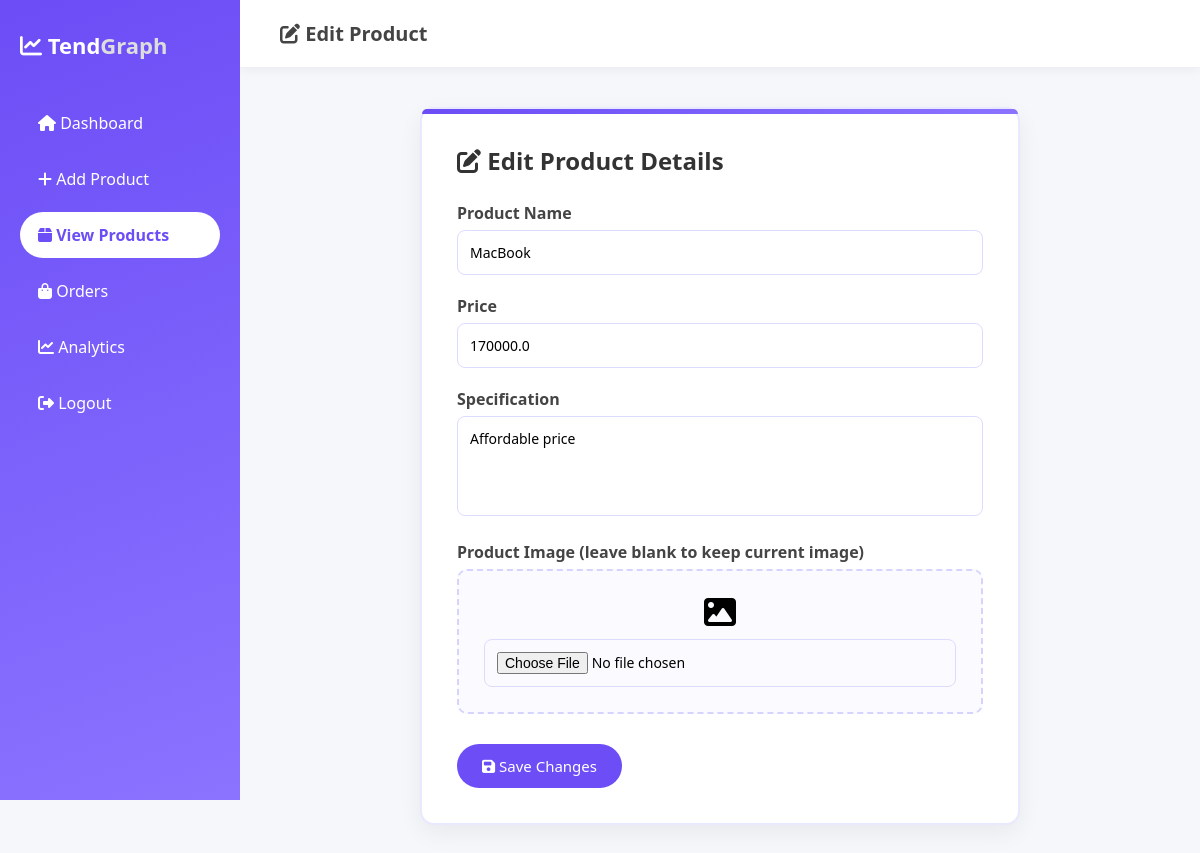
/edit_product/2 (signed in), run on the app's committed database.
### tables this page shows
CREATE TABLE `products` (
  `id` INTEGER PRIMARY KEY AUTOINCREMENT,
  `seller_id` INTEGER DEFAULT NULL,
  `name` varchar(200) default NULL,
  `price` float default NULL,
  `specification` text,
  `image` varchar(200) default NULL,
  `created_at` timestamp NOT NULL default CURRENT_TIMESTAMP
);

### modules/seller.py (the view, shortened to what this page needs)
@seller_bp.route("/edit_product/<id>", methods=["GET", "POST"])
def edit_product(id):
    if "seller" not in session:
        return redirect("/seller_login")
    conn=get_db()
    cur=conn.cursor()
    cur.execute("SELECT * FROM products WHERE id=? AND seller_id=?", (id, session["seller"]))
    product=cur.fetchone()
    if not product:
        return redirect("/view_products")
    return render_template("edit_product.html", product=product)

### modules/utils.py (called while the page is built)
def dict_factory(cursor, row):
    d = {}
    for idx, col in enumerate(cursor.description):
        d[col[0]] = row[idx]
    return d

def get_db():
    conn=sqlite3.connect("purchasing_tendency.db", check_same_thread=False)
    conn.row_factory = dict_factory
    return conn

### templates/edit_product.html (shortened to what this page needs)
<!DOCTYPE html>
<html>
<head>
<link rel="stylesheet" href="https://cdnjs.cloudflare.com/ajax/libs/font-awesome/6.5.0/css/all.min.css">
</head>
<body>
<div class="sidebar">
<div class="logo">
<i class="fa fa-chart-line"></i> Tend<span>Graph</span>
</div>
<a href="/seller_dashboard">
<i class="fa fa-home"></i> Dashboard
</a>
<a href="/add_product">
<i class="fa fa-plus"></i> Add Product
</a>
<a href="/view_products" class="active">
<i class="fa fa-box"></i> View Products
</a>
<a href="/seller_orders">
<i class="fa fa-shopping-bag"></i> Orders
</a>
<a href="/seller_analytics">
<i class="fa fa-chart-line"></i> Analytics
</a>
<a href="/logout">
<i class="fa fa-sign-out-alt"></i> Logout
</a>
</div>
<div class="main">
<div class="topbar">
<h3>
<i class="fa fa-edit"></i> Edit Product
</h3>
</div>
<div class="content">
<div class="form-card">
<h2><i class="fa fa-edit"></i> Edit Product Details</h2>
<form method="post" enctype="multipart/form-data">
<div class="input-group">
<label>Product Name</label>
<input type="text" name="name" value="{{product.name}}" placeholder="Enter product name">
</div>
<div class="input-group">
<label>Price</label>
<input type="text" name="price" value="{{product.price}}" placeholder="Enter product price">
</div>
<div class="input-group">
<label>Specification</label>
<textarea name="specification" placeholder="Enter product specification">{{product.specification}}</textarea>
</div>
<div class="input-group">
<label>Product Image (leave blank to keep current image)</label>
<div class="upload-box">
<i class="fa fa-image fa-2x"></i>
<br>
<input type="file" name="image">
</div>
</div>
<button class="submit-btn">
<i class="fa fa-save"></i> Save Changes
</button>
</form>
</div>
</div>
</div>
</body>
</html>

### templates/edit_product.html (style rules this page uses)
* { margin:0; padding:0; box-sizing:border-box; font-family:Segoe UI,sans-serif; }
body { background:#f6f7fb; display:flex; }
.sidebar { width:240px; height:100vh; background:linear-gradient(160deg,#6c4df6,#8b73ff); padding:30px 20px; position:fixed; }
.sidebar .logo { color:white; font-size:22px; font-weight:bold; margin-bottom:40px; }
.sidebar .logo span { color:#ddd; }
.sidebar a { display:block; padding:12px 18px; margin-bottom:10px; color:white; text-decoration:none; border-radius:30px; font-weight:500; transition:0.3s; }
.sidebar a.active { background:white; color:#6c4df6; font-weight:600; }
.main { margin-left:240px; width:100%; }
.topbar { background:white; padding:20px 40px; display:flex; align-items:center; box-shadow:0 3px 10px rgba(0,0,0,0.05); }
.topbar h3 { color:#444; font-size:20px; }
.content { padding:40px; display:flex; justify-content:center; }
.form-card { width:600px; background:white; padding:35px; border-radius:14px; border:2px solid #e8e8ff; box-shadow:0 8px 25px rgba(0,0,0,0.06); position:relative; }
.form-card:before { content:""; position:absolute; top:0; left:0; width:100%; height:5px; background:linear-gradient(90deg,#6c4df6,#8b73ff); border-radius:14px 14px 0 0; }
.form-card h2 { margin-bottom:25px; color:#333; }
.input-group { margin-bottom:20px; }
.input-group label { font-weight:600; display:block; margin-bottom:6px; color:#444; }
.input-group input, .input-group textarea { width:100%; padding:12px; border-radius:8px; border:1px solid #dcdcff; outline:none; transition:0.3s; font-size:14px; }
.input-group textarea { resize:none; height:100px; }
.upload-box { border:2px dashed #d4d4ff; border-radius:10px; padding:25px; text-align:center; background:#fafaff; transition:0.3s; }
.upload-box input { margin-top:10px; }
.submit-btn { margin-top:10px; background:#6c4df6; color:white; border:none; padding:12px 25px; border-radius:25px; font-size:15px; cursor:pointer; transition:0.3s; }

### data on the page
products: name "MacBook", price "170000.0", specification "Affordable price"
